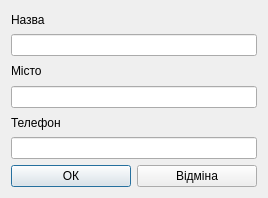
<?xml version="1.0" encoding="UTF-8"?>
<ui version="4.0">
 <class>AddProviderDialog</class>
 <widget class="QDialog" name="AddProviderDialog">
  <property name="geometry">
   <rect>
    <x>0</x>
    <y>0</y>
    <width>266</width>
    <height>198</height>
   </rect>
  </property>
  <property name="windowTitle">
   <string>Додавання постачальника</string>
  </property>
  <property name="windowIcon">
   <iconset resource="icons.qrc">
    <normaloff>:/icons/icons/add.ico</normaloff>:/icons/icons/add.ico</iconset>
  </property>
  <layout class="QGridLayout" name="gridLayout">
   <item row="4" column="0">
    <widget class="QLineEdit" name="cityEdit"/>
   </item>
   <item row="3" column="0">
    <widget class="QLabel" name="cityLabel">
     <property name="text">
      <string>Місто</string>
     </property>
    </widget>
   </item>
   <item row="6" column="0">
    <widget class="QLineEdit" name="phoneEdit"/>
   </item>
   <item row="5" column="0">
    <widget class="QLabel" name="phoneLabel">
     <property name="text">
      <string>Телефон</string>
     </property>
    </widget>
   </item>
   <item row="2" column="0">
    <widget class="QLineEdit" name="nameEdit"/>
   </item>
   <item row="7" column="0">
    <layout class="QHBoxLayout" name="horizontalLayout">
     <item>
      <widget class="QPushButton" name="OKButton">
       <property name="minimumSize">
        <size>
         <width>120</width>
         <height>0</height>
        </size>
       </property>
       <property name="maximumSize">
        <size>
         <width>120</width>
         <height>16777215</height>
        </size>
       </property>
       <property name="text">
        <string>ОК</string>
       </property>
      </widget>
     </item>
     <item>
      <widget class="QPushButton" name="cancelButton">
       <property name="minimumSize">
        <size>
         <width>120</width>
         <height>0</height>
        </size>
       </property>
       <property name="maximumSize">
        <size>
         <width>120</width>
         <height>16777215</height>
        </size>
       </property>
       <property name="text">
        <string>Відміна</string>
       </property>
      </widget>
     </item>
    </layout>
   </item>
   <item row="1" column="0">
    <widget class="QLabel" name="nameLabel">
     <property name="text">
      <string>Назва</string>
     </property>
    </widget>
   </item>
  </layout>
 </widget>
 <resources>
  <include location="icons.qrc"/>
 </resources>
 <connections/>
</ui>
